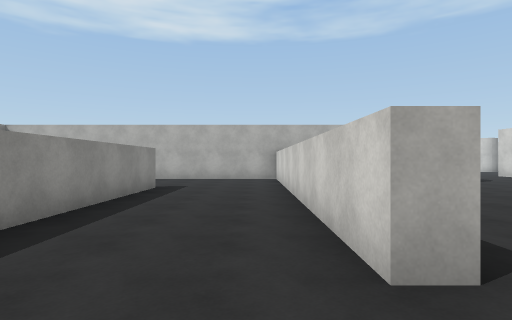
[1] (above)

24 first-person views from a walk through a scene from a Unity 3-D project. The camera is 1.4 m above the floor, looks level and sees 80° across. The floor is counted in squares, 2 m on a side. Each view is taken from the middle of a square. On the plan, view 1 faces up. The plan holds only what a view shows up to about 10 squares ahead; the rest is blank. The place goes on beyond the plan. The player is left out. Surface patterns are stand-ins for the level's own textures.

[2]
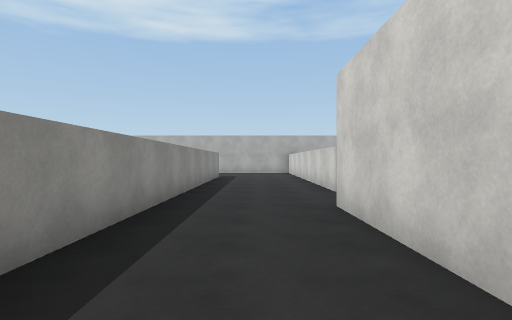

[3]
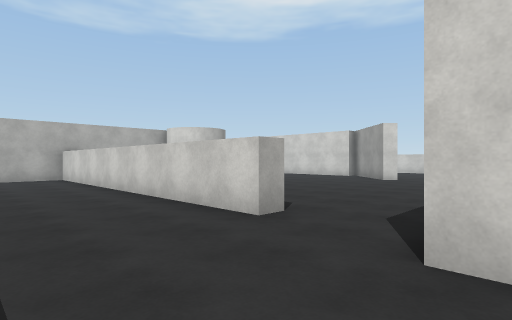

[4]
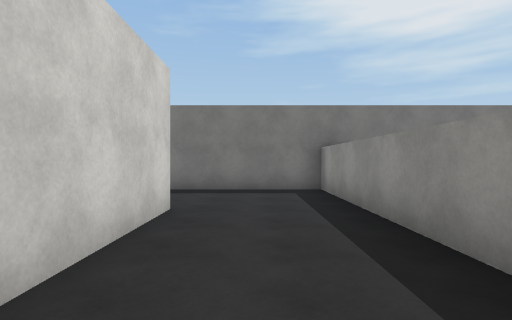

[5]
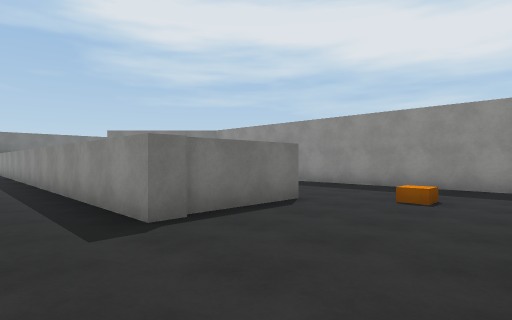

[6]
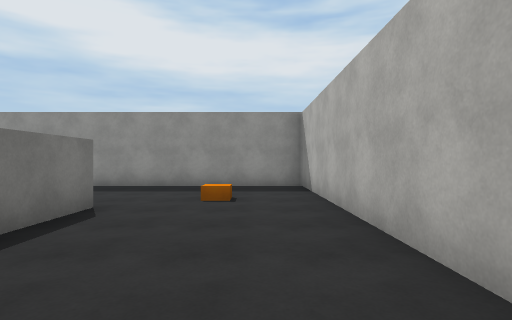

[7]
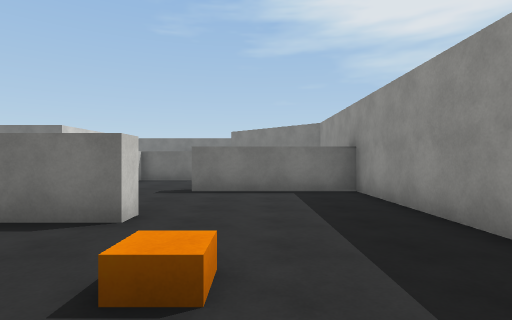

[8]
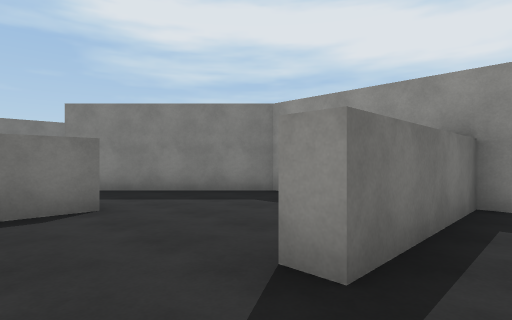

[9]
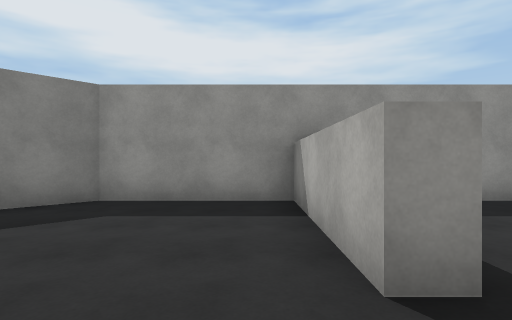

[10]
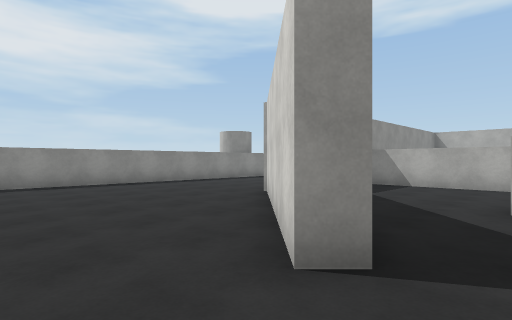

[11]
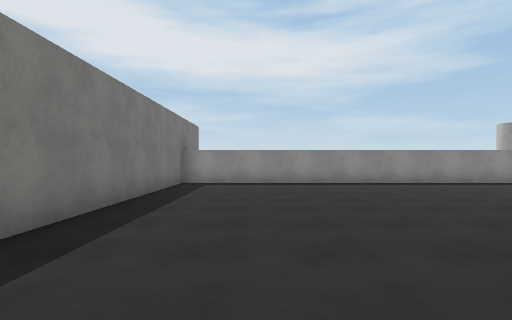

[12]
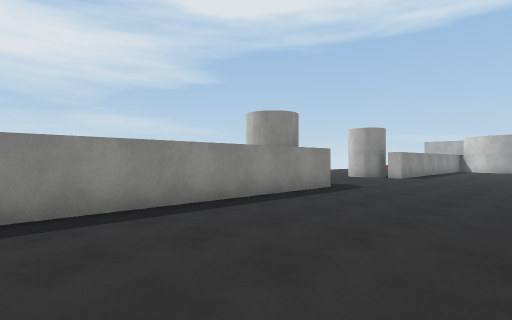

[13]
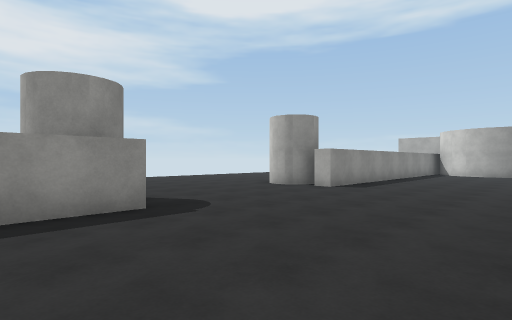

[14]
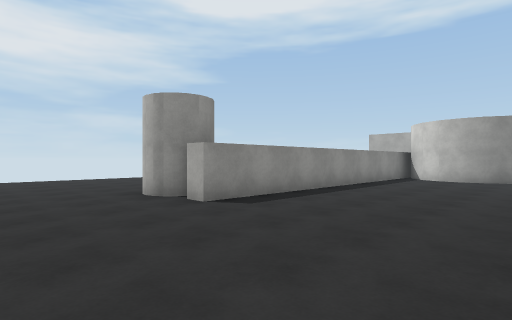

[15]
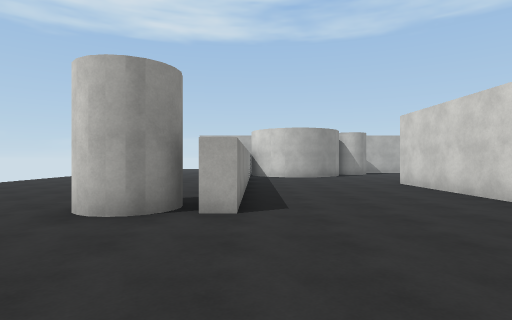

[16]
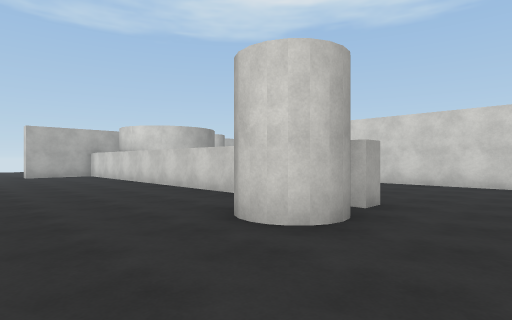

[17]
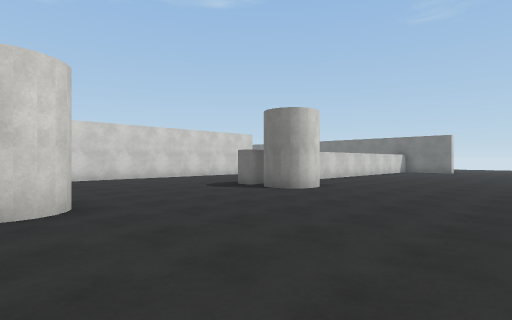

[18]
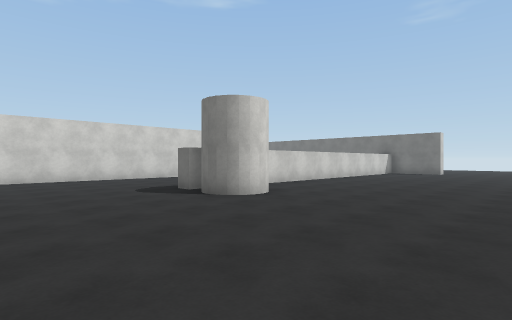

[19]
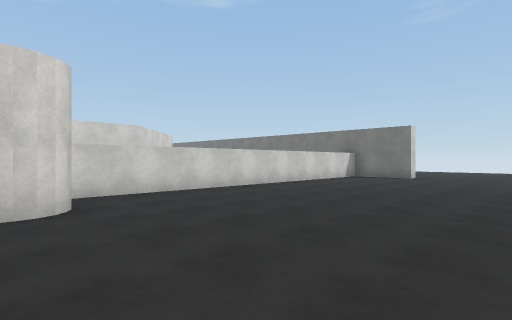

[20]
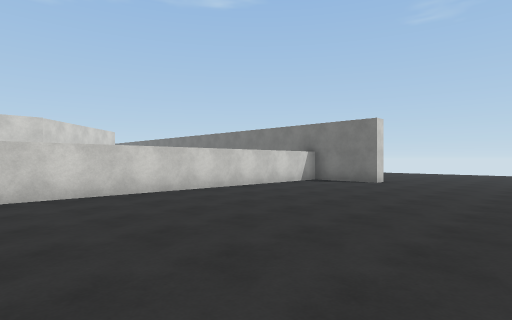

[21]
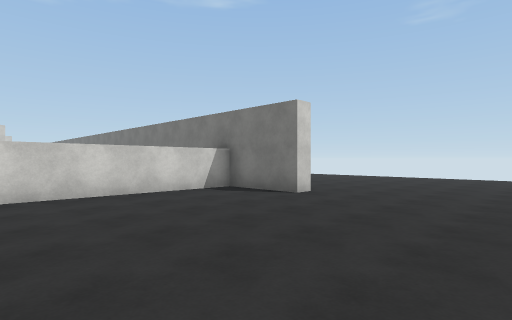

[22]
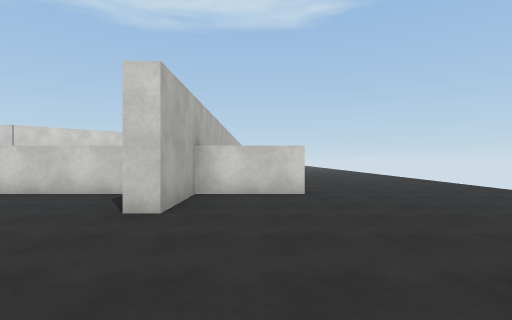

[23]
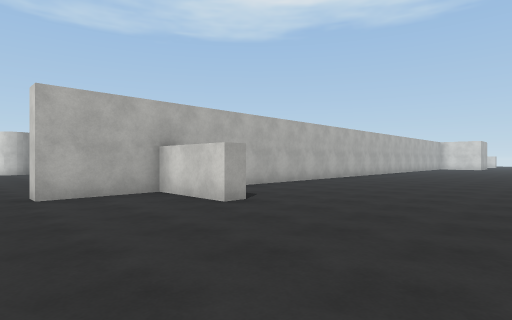

[24]
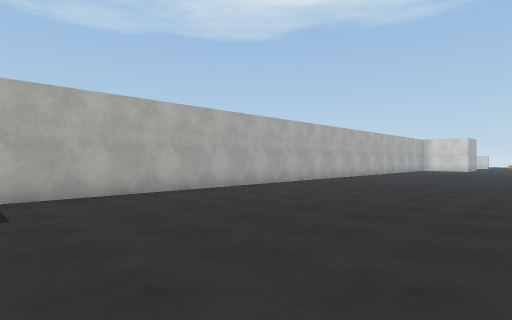

### Floor plan
Points are (right, up) in squares from view 1. A wall is a line through its corners. A room is listed if a view was taken in it or the views show most of it. See-through windows are left out.
Room 1 (views 1, 2, 3, 4, 5, 6, 7, 8)
walls: (-5.5, 7) (-5.5, 7.6) (-2.5, 7.6) (-2.5, -7.2) (-0.6, -7.2); (0.8, 1.7) (0.8, 10.4); (0, 11.3) (-9.3, 11.3) (-9.3, 4.2) (-5.6, 4.2) (-5.6, 3.7); (0.2, -4.4) (0.2, -0.2)
ways out: opening at (-4.5, 4) to room 2; opening at (0, -5.5); opening at (1, 0.5)
Room 2 (view 9)
walls: (-5.5, 0.5) (-4.4, 0.5); (-5.6, 3.7) (-9.3, 3.7) (-9.3, 0.3) (-7.4, -1.5)
ways out: opening at (-4.5, 4) to room 1; opening at (-6, -1) to room 3
Room 3 (views 10, 11, 12, 13, 14, 15, 16, 17, 18, 19, 20, 21, 22, 23, 24)
walls: (-7.4, -1.5) (-6.4, -2.5); (-9.7, 6) (-9.7, 15); (-5.8, -3.1) (-6.2, -3.4) (-9.6, 0); (-6, -7.8) (-13.5, -7.8); (-14.2, -10) (-14.8, -10) (-14.8, -7.8) (-17, -7.8) (-17, -7.2) (-14.8, -7.2) (-14.8, 5) (-14.2, 5) (-14.2, -7.2) (-7.6, -7.2); (-14.8, 12.9) (-14.8, 17.9); (-14.2, 16.9) (-14.2, 10) (-14.8, 10); (-11, 18.6) (-11.6, 18.3) (-12.2, 18.2) (-12.9, 18.3)
ways out: opening at (-6, -1) to room 2

Where each view was taken, in squares from view 1:
view 1: 0 up, 0 right, facing up
view 2: 5 down, 1 left, facing up
view 3: 1 down, 2 left, facing up-right
view 4: 0 up, 1 left, facing down
view 5: 11 up, 1 left, facing down-left
view 6: 10 up, 1 left, facing left
view 7: 11 up, 7 left, facing down
view 8: 5 up, 4 left, facing down-left
view 9: 3 up, 4 left, facing left
view 10: 5 down, 5 left, facing up-left
view 11: 5 down, 5 left, facing left
view 12: 2 down, 10 left, facing up-left
view 13: 3 up, 10 left, facing up-left
view 14: 7 up, 10 left, facing up-left
view 15: 6 up, 14 left, facing up
view 16: 8 up, 19 left, facing up-right
view 17: 11 up, 21 left, facing down-right
view 18: 9 up, 21 left, facing down-right
view 19: 5 up, 21 left, facing down-right
view 20: 2 up, 21 left, facing down-right
view 21: 2 down, 21 left, facing down-right
view 22: 9 down, 21 left, facing right
view 23: 14 down, 18 left, facing up-right
view 24: 14 down, 14 left, facing up-right
